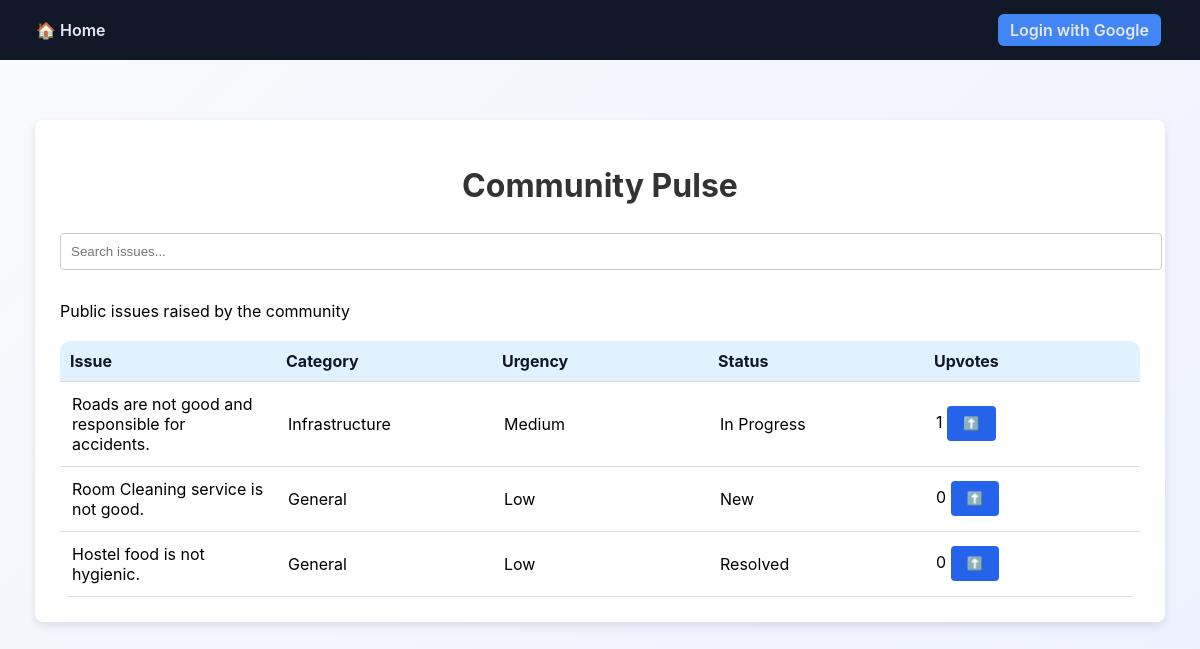
The app's page /community with its own data.
### tables this page shows
CREATE TABLE complaints (
            id INTEGER PRIMARY KEY AUTOINCREMENT,
            name TEXT NOT NULL,
            role TEXT NOT NULL,
            text TEXT NOT NULL,
            category TEXT NOT NULL,
            urgency TEXT NOT NULL,
            status TEXT NOT NULL,
            visibility TEXT NOT NULL,
            upvotes INTEGER DEFAULT 0,
            timestamp TEXT NOT NULL
        );

### app.py (the view)
@app.route("/community")
def community():
    conn = get_db_connection()
    complaints = conn.execute(
        "SELECT * FROM complaints WHERE visibility='Public' ORDER BY upvotes DESC"
    ).fetchall()
    conn.close()
    return render_template("community.html", complaints=complaints)

### app.py (called while the page is built)
@app.context_processor
def inject_auth_status():
    return dict(is_logged_in=google.authorized)

### db.py (called while the page is built)
def get_db_connection():
    conn = sqlite3.connect(DB_NAME)
    conn.row_factory = sqlite3.Row
    return conn

### templates/community.html (shortened to what this page needs)
<!DOCTYPE html>
<html>
<head>
    <link rel="stylesheet" href="/static/style.css">
</head>
<body>
    <div class="top-bar">
        <div class="nav-left">
            <a href="/" class="home-btn">🏠 Home</a>
        </div>
        <div class="nav-right">
            {% if session.get("google_logged_in") %}
            <span class="logged-in">Logged in</span>
            <a href="{{ url_for('logout') }}" class="logout-btn">Logout</a>
            {% else %}
            <a href="{{ url_for('login') }}" class="login-btn">Login with Google</a>
            {% endif %}
        </div>
    </div>
    <div class="container">
        <h1>Community Pulse</h1>
        <input type="text" id="searchInput" placeholder="Search issues..."
            style="margin-bottom:15px; padding:10px; width:100%;" />
        <p>Public issues raised by the community</p>
        <table>
            <tr>
                <th>Issue</th>
                <th>Category</th>
                <th>Urgency</th>
                <th>Status</th>
                <th>Upvotes</th>
            </tr>
            {% for c in complaints %}
            <tr class="{% if c.upvotes >= 5 %}trending{% endif %}">
                <td>{{ c.text }}</td>
                <td>{{ c.category }}</td>
                <td>{{ c.urgency }}</td>
                <td>{{ c.status }}</td>
                <td>
                    {{ c.upvotes }}
                    {% if c.id in session.get("upvoted", []) %}
                    <button disabled>✔</button>
                    {% else %}
                    <form action="/upvote/{{ c.id }}" method="post" style="display:inline;">
                        <button type="submit">⬆️</button>
                    </form>
                    {% endif %}
                </td>
            </tr>
            {% endfor %}
        </table>
    </div>
</body>
</html>

### static/style.css (style rules this page uses)
body { font-family: Arial, sans-serif; background-color: #f4f6f8; margin: 0; padding: 0; }
.container { width: 80%; margin: auto; margin-top: 40px; background: white; padding: 20px; border-radius: 8px; box-shadow: 0 2px 8px rgba(0,0,0,0.1); }
h1 { text-align: center; color: #333; }
button { padding: 10px 18px; background-color: #007bff; color: white; border: none; border-radius: 4px; cursor: pointer; }
table { width: 100%; border-collapse: collapse; margin-top: 20px; }
th { background-color: #333; color: white; }
th, td { padding: 10px; text-align: left; }
body { font-family: Arial, sans-serif; background: #f4f6f8; margin: 0; padding: 0; }
.container { width: 90%; max-width: 1200px; margin: 60px auto; background: white; padding: 25px; border-radius: 8px; box-shadow: 0 4px 10px rgba(0,0,0,0.1); }
h1, h2 { text-align: center; color: #333; }
input, textarea, select { width: 100%; padding: 10px; margin-top: 6px; border-radius: 4px; border: 1px solid #ccc; }
button { padding: 10px 16px; background: #2563eb; color: white; border: none; border-radius: 4px; cursor: pointer; }
a { text-decoration: none; }
.top-bar { background: #1e293b; padding: 10px 20px; }
.home-btn { color: white; font-weight: bold; }
th, td { padding: 10px; border-bottom: 1px solid #ddd; text-align: left; }
th { background-color: #e0f2fe; color: #0f172a; font-weight: bold; text-align: left; }
.top-bar a { margin-right: 15px; }
body { background: linear-gradient(135deg, #f8fafc, #eef2ff); font-family: "Inter", system-ui, -apple-system, BlinkMacSystemFont, sans-serif; }
.top-bar { background: #111827; padding: 14px 24px; display: flex; gap: 18px; align-items: center; }
.top-bar a { color: #e5e7eb; font-weight: 600; text-decoration: none; padding: 6px 12px; border-radius: 6px; }
.container { animation: fadeIn 0.5s ease-in-out; }
button { transition: transform 0.15s ease, box-shadow 0.15s ease; }
table { background: white; border-radius: 10px; overflow: hidden; }
table { width: 100%; table-layout: fixed; }
td { padding: 12px; vertical-align: center; word-wrap: break-word; white-space: normal; }
.nav-left, .nav-right { display: flex; gap: 20px; }
.login-btn { padding: 8px 16px; background: #4285F4; color: white; border-radius: 6px; text-decoration: none; font-weight: 500; }
.top-bar { display: flex; justify-content: space-between; align-items: center; padding: 14px 24px; }
.nav-left { display: flex; gap: 12px; }
.nav-right { display: flex; }
.login-btn { background-color: #4285F4; color: rgba(255, 255, 255, 0.571); padding: 8px 14px; border-radius: 6px; font-weight: 600; text-decoration: none; transition: background 0.2s ease; }

### records on screen
complaints: text "Roads are not good and responsible for accidents.", category "Infrastructure", urgency "Medium", status "In Progress", upvotes "1"
complaints: text "Room Cleaning service is not good.", category "General", urgency "Low", status "New", upvotes "0"
complaints: text "Hostel food is not hygienic.", category "General", urgency "Low", status "Resolved", upvotes "0"
